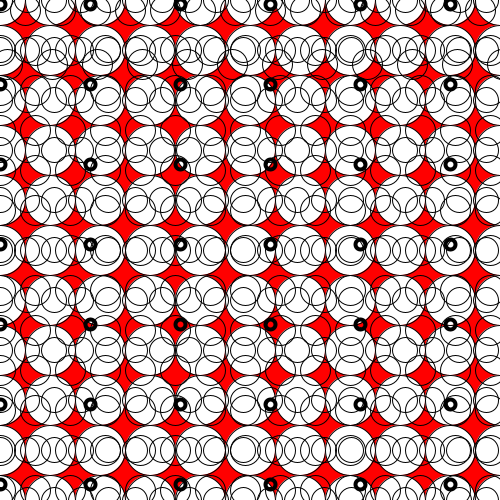
Frame 1 (no input)
Frame 60 (the mouse pressed at the canvas centre just before this capture): identical to frame 1, image omitted
Frame 120 (the mouse held since frame 60 and released just before this capture): identical to frame 1, image omitted

The Processing sketch that drew this single still picture (run headless with seeded random() and noise(); from frame 60 on, the mouse is pressed at the canvas centre):

// Processing sketch: processing_32925
// ── processing_32925.pde

int i=0;
int j=0;
int k=5;
int l=5;
int m=0;
int n=7;
int o=0;
int p=0;
int q=4;

void setup () {
  size (500,500);
  background (255,0,0);
  smooth();

 
  while (j<11){
   
    while (i<11){
    ellipse (i*50, j*50, 50, 50);
    i=i+1;
    }
    j=j+1;
    i=0;
  }
 noFill();
 strokeWeight (4);
 while (q<521){
 
 while (p<521){
 ellipse (p*6, q, 10, 10);
 p=p+15;
 }
 q=q+80;
 p=0;
 }
 
}

void draw (){
  
  strokeWeight (1);
 while (l<521){ 
   
 while (k<521){ 
 ellipse (k*5, l*2, 30, 30);
k=k+7;
}
l=l+20;
k=0;
 }
  
  while (o<521){
  
 while (m<521){
ellipse (m*3, o*5, 25, 25);
 m=m+9;
 }
 o=o+10;
 m=0;
  }
 
while (n<521){
 ellipse (n, 64, 30, 30);
 n=n+45;
}

 strokeWeight (10);
 
 while (q<521){
 
 while (p<521){
 ellipse (p*6, q, 10, 20);
 p=p+20;
 }
 q=q+20;
 p=0;
 }


}
